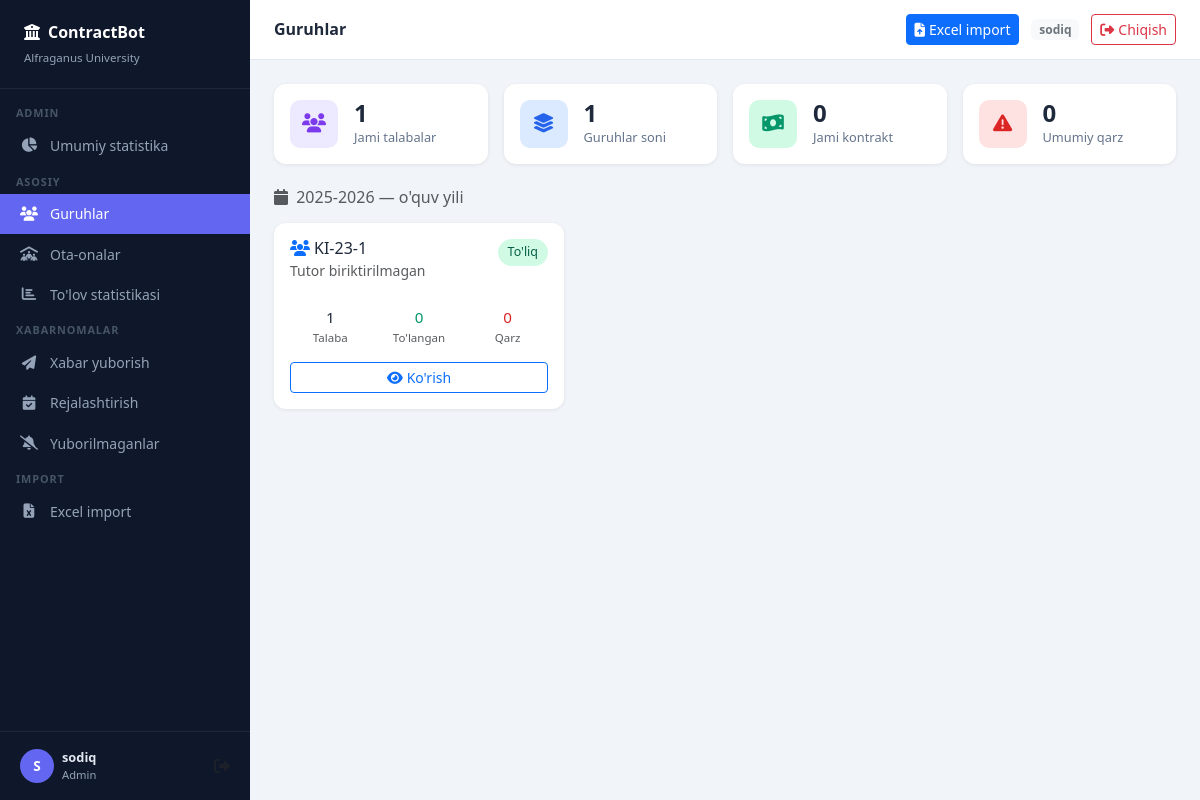
The page /dashboard/ (signed in) on the database its author committed.
### users/models.py (models this page shows, shortened)
class Group(models.Model):
    name = models.CharField(max_length=255, verbose_name="Guruh nomi")
    tutor = models.ForeignKey(
        User,
        on_delete=models.SET_NULL,
        null=True,
        blank=True,
        related_name='tutored_groups',
        verbose_name="Tyutor"
    )
    class Meta:
        verbose_name = "Guruh"
        verbose_name_plural = "Guruhlar"

### dashboard/views.py (the view)
# urls.py: path('',                          views.GroupsView.as_view(),      name='groups'),
@method_decorator(login_required(login_url='/dashboard/login/'), name='dispatch')
class GroupsView(View):
    def get(self, request):
        current_year = current_academic_year()
        groups = get_accessible_groups(request.user)
        groups_data = []
        totals = {'students': 0, 'debt': 0, 'contract': 0}
        for group in groups:
            stats = group_stats(group, current_year)
            groups_data.append({'group': group, **stats})
            totals['students'] += stats['student_count']
            totals['debt'] += stats['total_debt']
            totals['contract'] += stats['total_contract']
        groups_data.sort(key=lambda x: x['total_debt'], reverse=True)
        context = {
            'groups_data': groups_data,
            'current_year': current_year,
            'totals': totals,
        }
        return render(request, 'dashboard/groups.html', context)

### dashboard/views.py (called while the page is built)
def get_accessible_groups(user):
    if user.is_staff:
        return Group.objects.all().select_related('tutor')
    return Group.objects.filter(tutor=user).select_related('tutor')

def group_stats(group, academic_year):
    students = Student.objects.filter(group=group)
    contracts = StudentContract.objects.filter(student__in=students, academic_year=academic_year)
    agg = contracts.aggregate(total_contract=Sum('contract_amount'), total_paid=Sum('paid_amount'))
    total_contract = agg['total_contract'] or 0
    total_paid = agg['total_paid'] or 0
    return {
        'student_count': students.count(),
        'contract_count': contracts.count(),
        'total_contract': total_contract,
        'total_paid': total_paid,
        'total_debt': total_contract - total_paid,
    }

### users/models.py (called while the page is built)
def current_academic_year():
    now = timezone.now()
    year = now.year
    if now.month < 8:
        return f"{year-1}-{year}"
    return f"{year}-{year+1}"

### dashboard/templates/dashboard/groups.html (shortened to what this page needs)
{% extends 'dashboard/base.html' %}
{% block page_title %}Guruhlar{% endblock %}
{% block nav_groups %}active{% endblock %}
{% block topbar_right %}
  <a href="{% url 'dashboard:excel_import' %}" class="btn btn-sm btn-primary">
    <i class="fas fa-file-upload me-1"></i>Excel import
  </a>
{% endblock %}
{% block content %}
<div class="row g-3 mb-4">
  <div class="col-sm-6 col-xl-3">
    <div class="card stat-card p-3">
      <div class="d-flex align-items-center gap-3">
        <div class="stat-icon" style="background:#ede9fe">
          <i class="fas fa-users" style="color:#7c3aed"></i>
        </div>
        <div>
          <div class="stat-value">{{ totals.students }}</div>
          <div class="stat-label">Jami talabalar</div>
        </div>
      </div>
    </div>
  </div>
  <div class="col-sm-6 col-xl-3">
    <div class="card stat-card p-3">
      <div class="d-flex align-items-center gap-3">
        <div class="stat-icon" style="background:#dbeafe">
          <i class="fas fa-layer-group" style="color:#2563eb"></i>
        </div>
        <div>
          <div class="stat-value">{{ groups_data|length }}</div>
          <div class="stat-label">Guruhlar soni</div>
        </div>
      </div>
    </div>
  </div>
  <div class="col-sm-6 col-xl-3">
    <div class="card stat-card p-3">
      <div class="d-flex align-items-center gap-3">
        <div class="stat-icon" style="background:#d1fae5">
          <i class="fas fa-money-bill-wave" style="color:#059669"></i>
        </div>
        <div>
          <div class="stat-value">{{ totals.contract|floatformat:0 }}</div>
          <div class="stat-label">Jami kontrakt</div>
        </div>
      </div>
    </div>
  </div>
  <div class="col-sm-6 col-xl-3">
    <div class="card stat-card p-3">
      <div class="d-flex align-items-center gap-3">
        <div class="stat-icon" style="background:#fee2e2">
          <i class="fas fa-triangle-exclamation" style="color:#dc2626"></i>
        </div>
        <div>
          <div class="stat-value">{{ totals.debt|floatformat:0 }}</div>
          <div class="stat-label">Umumiy qarz</div>
        </div>
      </div>
    </div>
  </div>
</div>
<div class="d-flex align-items-center justify-content-between mb-3">
  <h6 class="text-muted mb-0">
    <i class="fas fa-calendar me-1"></i> {{ current_year }} — o'quv yili
  </h6>
</div>
{% if groups_data %}
<div class="row g-3">
  {% for item in groups_data %}
  <div class="col-md-6 col-xl-4">
    <div class="card p-0 h-100">
      <div class="card-body p-3">
        <div class="d-flex align-items-start justify-content-between mb-3">
          <div>
            <h5 class="mb-0 fw-700" style="font-size:1rem; color:#1e293b">
              <i class="fas fa-users me-1 text-primary"></i>{{ item.group.name }}
            </h5>
            <small class="text-muted">
              {% if item.group.tutor %}
                <i class="fas fa-chalkboard-teacher me-1"></i>{{ item.group.tutor.get_full_name|default:item.group.tutor.username }}
              {% else %}
                Tutor biriktirilmagan
              {% endif %}
            </small>
          </div>
          {% if item.total_debt > 0 %}
          <span class="badge-pill debt-high">Qarz bor</span>
          {% else %}
          <span class="badge-pill debt-paid">To'liq</span>
          {% endif %}
        </div>
        <div class="row g-2 text-center mt-2">
          <div class="col-4">
            <div class="fw-600" style="font-size:.95rem; color:#1e293b">{{ item.student_count }}</div>
            <div class="text-muted" style="font-size:.72rem">Talaba</div>
          </div>
          <div class="col-4">
            <div class="fw-600" style="font-size:.95rem; color:#059669">{{ item.total_paid|floatformat:0 }}</div>
            <div class="text-muted" style="font-size:.72rem">To'langan</div>
          </div>
          <div class="col-4">
            <div class="fw-600" style="font-size:.95rem; color:#dc2626">{{ item.total_debt|floatformat:0 }}</div>
            <div class="text-muted" style="font-size:.72rem">Qarz</div>
          </div>
        </div>
      </div>
      <div class="card-footer bg-transparent border-top-0 pt-0 pb-3 px-3">
        <a href="{% url 'dashboard:group_detail' item.group.pk %}" class="btn btn-sm btn-outline-primary w-100">
          <i class="fas fa-eye me-1"></i>Ko'rish
        </a>
      </div>
    </div>
  </div>
  {% endfor %}
</div>
{% else %}
<div class="card p-5 text-center">
  <i class="fas fa-users fa-3x text-muted mb-3"></i>
  <h5 class="text-muted">Guruhlar topilmadi</h5>
  <p class="text-muted small">Sizga hali guruh biriktirilmagan. Admin bilan bog'laning.</p>
</div>
{% endif %}
{% endblock %}

### dashboard/templates/dashboard/base.html (shortened to what this page needs)
<!DOCTYPE html>
<html lang="uz">
<head>
  <link href="https://cdn.jsdelivr.net/npm/bootstrap@5.3.2/dist/css/bootstrap.min.css" rel="stylesheet">
  <link href="https://cdnjs.cloudflare.com/ajax/libs/font-awesome/6.5.0/css/all.min.css" rel="stylesheet">
</head>
<body>
<aside class="sidebar" id="sidebar">
  <div class="sidebar-brand">
    <p class="brand-title"><i class="fas fa-university me-2 text-indigo-400"></i>ContractBot</p>
    <span class="brand-sub">Alfraganus University</span>
  </div>
  <nav class="sidebar-nav">
    {% if request.user.is_staff %}
    <div class="sidebar-section">Admin</div>
    <a href="{% url 'dashboard:admin_overview' %}" class="{% block nav_admin %}{% endblock %}">
      <i class="fas fa-chart-pie"></i> Umumiy statistika
    </a>
    {% endif %}
    <div class="sidebar-section">Asosiy</div>
    <a href="{% url 'dashboard:groups' %}" class="{% block nav_groups %}{% endblock %}">
      <i class="fas fa-users"></i> Guruhlar
    </a>
    <a href="{% url 'dashboard:parents' %}" class="{% block nav_parents %}{% endblock %}">
      <i class="fas fa-people-roof"></i> Ota-onalar
    </a>
    <a href="{% url 'dashboard:payment_stats' %}" class="{% block nav_payment_stats %}{% endblock %}">
      <i class="fas fa-chart-bar"></i> To'lov statistikasi
    </a>
    <div class="sidebar-section">Xabarnomalar</div>
    <a href="{% url 'dashboard:campaign_send' %}" class="{% block nav_campaign %}{% endblock %}">
      <i class="fas fa-paper-plane"></i> Xabar yuborish
    </a>
    <a href="{% url 'dashboard:campaign_schedule' %}" class="{% block nav_schedule %}{% endblock %}">
      <i class="fas fa-calendar-check"></i> Rejalashtirish
    </a>
    <a href="{% url 'dashboard:notification_failures' %}" class="{% block nav_failures %}{% endblock %}">
      <i class="fas fa-bell-slash"></i> Yuborilmaganlar
    </a>
    <div class="sidebar-section">Import</div>
    <a href="{% url 'dashboard:excel_import' %}" class="{% block nav_excel %}{% endblock %}">
      <i class="fas fa-file-excel"></i> Excel import
    </a>
  </nav>
  <div class="sidebar-footer">
    <div class="d-flex align-items-center gap-2">
      <div class="avatar-sm">{{ request.user.username|first|upper }}</div>
      <div class="flex-grow-1 overflow-hidden">
        <div class="user-name text-truncate">{{ request.user.get_full_name|default:request.user.username }}</div>
        <div class="user-role">{% if request.user.is_staff %}Admin{% else %}Tutor{% endif %}</div>
      </div>
      <a href="{% url 'dashboard:logout' %}" class="text-muted ms-1" title="Chiqish">
        <i class="fas fa-sign-out-alt"></i>
      </a>
    </div>
  </div>
</aside>
<header class="topbar">
  <div class="d-flex align-items-center gap-3">
    <h1 class="topbar-title">{% block page_title %}Dashboard{% endblock %}</h1>
  </div>
  <div class="topbar-right">
    {% block topbar_right %}{% endblock %}
    <span class="badge bg-light text-secondary d-none d-sm-inline">{{ request.user.username }}</span>
    <a href="{% url 'dashboard:logout' %}"
       class="btn btn-sm btn-outline-danger"
       onclick="return confirm('Tizimdan chiqmoqchimisiz?')"
       title="Chiqish">
      <i class="fas fa-sign-out-alt me-1"></i><span class="d-none d-md-inline">Chiqish</span>
    </a>
  </div>
</header>
<main class="main-wrap">
  <div class="page-body">
    {% block content %}{% endblock %}
  </div>
</main>
</body>
</html>

### dashboard/templates/dashboard/base.html (style rules this page uses)
:root { --sidebar-w: 250px; --sidebar-bg: #0f172a; --sidebar-hover: rgba(99,102,241,.15); --sidebar-active: #6366f1; --sidebar-text: #94a3b8; --topbar-h: 60px; --primary: #6366f1; }
* { box-sizing: border-box; }
body { background: #f1f5f9; font-family: 'Segoe UI', system-ui, sans-serif; margin: 0; }
.sidebar { position: fixed; top: 0; left: 0; width: var(--sidebar-w); height: 100vh; background: var(--sidebar-bg); display: flex; flex-direction: column; z-index: 200; transition: transform .25s; overflow-y: auto; }
.sidebar-brand { padding: 1.25rem 1.5rem; border-bottom: 1px solid rgba(255,255,255,.07); }
.sidebar-brand .brand-title { color: #fff; font-weight: 700; font-size: 1rem; margin: 0; }
.sidebar-brand .brand-sub { color: var(--sidebar-text); font-size: .72rem; }
.sidebar-section { padding: .5rem 1rem .25rem; color: #475569; font-size: .68rem; font-weight: 600; letter-spacing: .08em; text-transform: uppercase; }
.sidebar-nav { flex: 1; padding: .5rem 0; }
.sidebar-nav a { display: flex; align-items: center; gap: .75rem; padding: .6rem 1.25rem; color: var(--sidebar-text); text-decoration: none; font-size: .875rem; border-radius: 0; transition: background .15s, color .15s; }
.sidebar-nav a.active { background: var(--sidebar-active); color: #fff; }
.sidebar-nav a i { width: 18px; text-align: center; font-size: .9rem; }
.sidebar-footer { padding: 1rem 1.25rem; border-top: 1px solid rgba(255,255,255,.07); }
.avatar-sm { width: 34px; height: 34px; border-radius: 50%; background: var(--primary); color: #fff; display: flex; align-items: center; justify-content: center; font-weight: 700; font-size: .85rem; flex-shrink: 0; }
.user-name { color: #e2e8f0; font-size: .8rem; font-weight: 600; }
.user-role { color: var(--sidebar-text); font-size: .7rem; }
.topbar { position: fixed; top: 0; left: var(--sidebar-w); right: 0; height: var(--topbar-h); background: #fff; border-bottom: 1px solid #e2e8f0; display: flex; align-items: center; justify-content: space-between; padding: 0 1.5rem; z-index: 100; }
.topbar-title { font-size: 1rem; font-weight: 600; color: #1e293b; margin: 0; }
.topbar-right { display: flex; align-items: center; gap: .75rem; }
.main-wrap { margin-left: var(--sidebar-w); padding-top: var(--topbar-h); min-height: 100vh; }
.page-body { padding: 1.5rem; }
.card { border: none; border-radius: 12px; box-shadow: 0 1px 4px rgba(0,0,0,.08); }
.stat-card { overflow: hidden; }
.stat-icon { width: 48px; height: 48px; border-radius: 10px; display: flex; align-items: center; justify-content: center; font-size: 1.2rem; }
.stat-value { font-size: 1.5rem; font-weight: 700; color: #1e293b; line-height: 1; }
.stat-label { color: #64748b; font-size: .8rem; margin-top: .2rem; }
.debt-paid { background:#d1fae5; color:#065f46; }
.badge-pill { border-radius: 20px; padding: 4px 10px; font-size: .78rem; font-weight: 500; }

### rows shown on the page
Group: group.name "KI-23-1", shows "Tutor biriktirilmagan", student_count "1", total_paid "0", total_debt "0"

### other values the page prints
{{ request.user.username|first|upper }} "S"
{{ request.user.get_full_name|default:request.user.username }} "sodiq"
{{ request.user.username }} "sodiq"
{{ totals.students }} "1"
{{ groups_data|length }} "1"
{{ totals.contract|floatformat:0 }} "0"
{{ totals.debt|floatformat:0 }} "0"
{{ current_year }} "2025-2026"
